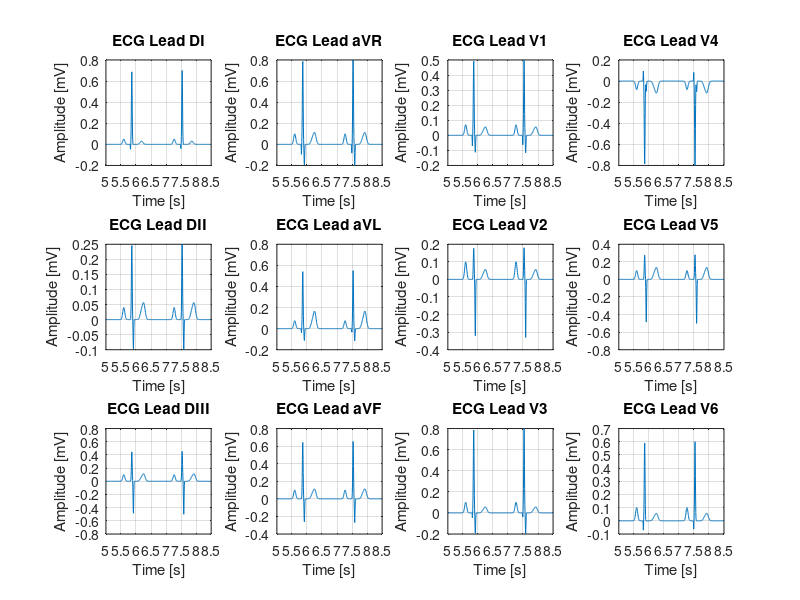

This figure's MATLAB source:
%CÓDIGO HEartLab - Artificial ECG Signal Generator - Versão 1 - 04/07/2024
%Author - José Junior

%Clear the Command Window and Workspace
clc; clear;

%Constants for Offset and Exponent Values
NP = 240;  NQ = 9000;  NR = 1800;  NS = 3000;  NT = 138;    NTT = 138;
DP = 0.5;  DQ = 0.08;  DR = 0;     DS = -0.1;  DT = -0.75;  DTT = -0.6;

%Constants for Frequency Values and Time Conversion Factor
k = 1.25;  CD = 0.4;

%Test Vector to Traverse 12 ECG Leads
VTT = 1:12;

%Vectors to Store Function Point Values
VZAs = cell(1, 12); %Vector to Store Amplitude
VZTs = cell(1, 12); %Vector to Store Time of Amplitude Recording

%Main FOR Loop - Traverses the 12 ECG Leads
for i = 1:12
    
    vt = VTT(i); %Variable that Automatically Selects One of the 12 ECG Leads
    
    switch vt %Test the Variable Value and Assign Amplitude Values (A)
        case 1 %ECG Lead DI
           AP = 0.05;  AQ = -0.05;   AR = 0.7;   AS = -0.002; AT = 0.001; ATT = 0.03;
        case 2 %ECG Lead DII
           AP = 0.1;   AQ = -0.1;    AR = 0.8;   AS = -0.2;   AT = 0.1;   ATT = 0.05;
        case 3 %ECG Lead DIII
           AP = 0.07;  AQ = -0.075;  AR = 0.5;   AS = -0.116; AT = 0.05;  ATT = 0.025;
        case 4 %ECG Lead aVR 
           AP = -0.08; AQ = 0.1;     AR = -0.8;  AS = -0.1;   AT = -0.1;  ATT = -0.05;
        case 5 %ECG Lead aVL 
           AP = 0.04;  AQ = 0;       AR = 0.25;  AS = -0.1;   AT = 0.05;  ATT = 0.025;
        case 6 %ECG Lead aVF
           AP = 0.075; AQ = -0.0416; AR = 0.55;  AS = -0.116; AT = 0.15;  ATT = 0.0625;
        case 7 %ECG Lead V1 
           AP = 0.1;   AQ = 0;       AR = 0.18;  AS = -0.33;  AT = 0.05;  ATT = 0.025;
        case 8 %ECG Lead V2
           AP = 0.1;   AQ = 0;       AR = 0.28;  AS = -0.5;   AT = 0.12;  ATT = 0.06;
        case 9 %ECG Lead V3
           AP = 0.1;   AQ = 0;       AR = 0.453; AS = -0.5;   AT = 0.1;   ATT = 0.05;
        case 10 %ECG Lead V4
           AP = 0.1;   AQ = 0;       AR = 0.653; AS = -0.27;  AT = 0.1;   ATT = 0.05;
        case 11 %ECG Lead V5
           AP = 0.1;   AQ = -0.05;   AR = 0.8;   AS = -0.2;   AT = 0.05;  ATT = 0.025;
        case 12 %ECG Lead V6
           AP = 0.1;   AQ = -0.075;  AR = 0.6;   AS = -0.002; AT = 0.05;  ATT = 0.025;
    end %End of Switch

%Define the Time Variable and Command Auxiliary Variable
    t = 0;  vc = 0;

%Define the Vectors to Store Amplitude and Time
    VZA = zeros(1,10000);  VZT = zeros(1,10000);

%FOR Loop for Calculating Function Values

    for j = 0:0.01:30 %Increment of 0.01 corresponds to the Sampling Time Value in seconds.
        
        t = t + j; %Assign Sampling Value
        t = t * CD; %Convert Time Value
        vc = vc + 1; %Command Auxiliary Variable

        FP = sin((k * j) + DP);   FP = (FP)^(NP);    FP = FP * AP; %Calculation of P Wave
        FQ = sin((k * j) + DQ);   FQ = (FQ)^(NQ);    FQ = FQ * AQ; %Calculation of Q Wave
        FR = sin((k * j) + DR);   FR = (FR)^(NR);    FR = FR * AR; %Calculation of R Wave
        FS = sin((k * j) + DS);   FS = (FS)^(NS);    FS = FS * AS; %Calculation of S Wave
        FT = sin((k * j) + DT);   FT = (FT)^(NT);    FT = FT * AT; %Calculation of T Wave
        FTT = sin((k * j) + DTT); FTT = (FTT)^(NTT); FTT = FTT * ATT; %Calculation of TT Wave

        FF = FP + FQ + FR + FS + FT + FTT; %Sum of Amplitudes P, Q, R, S, T, and TT

%Store the Calculated Amplitude and Time Values

        VZA(vc) = FF; %Vector for Amplitude    
        VZT(vc) = t;  %Vector for Time

    end %End of FOR Loop for Calculation

%Store Amplitude and Time Values for the 12 ECG Leads

    VZAs{i} = VZA; %Store Amplitude Values in Cell i
    VZTs{i} = VZT; %Store Time Values in Cell i

end %End of Main FOR Loop

%Clear Variables that Will No Longer Be Used - Part 1
clear AP AQ AR AS AT ATT DP DQ DR DS DT DTT NP NQ NR NS NT NTT
clear FP FQ FR FS FT FTT FF CD vc vt VTT  i  j  t  k VZA VZT

%Plot the Electrocardiogram
figure;

%Vector with Lead Names
name_lead = {'DI','aVR','V1','V4','DII','aVL','V2','V5','DIII','aVF','V3','V6'};

%FOR Loop to Traverse All Cells to Plot the 12 ECGs
for i = 1:12
    subplot(3,4,i); %Arrangement of 12 Figures - 3 rows and 4 columns

    %Choose the Time Range for Plotting
    ti = 5;   %Initial Time
    tf = 8.5;  %Final Time
    
    %Determine the Index for the Specified Time Interval
    idx = find(VZTs{i} >= ti & VZTs{i} <= tf);
    
    %Plot Amplitude and Time Values
    plot(VZTs{i}(idx), VZAs{i}(idx));
    
    %Graph Parameters
    title(sprintf('ECG Lead %s', name_lead{i}));
    xlabel('Time [s]');
    ylabel('Amplitude [mV]');
    grid on;
end %End of FOR Loop for Plotting

%Clear Variables that Will No Longer Be Used - Part 2
clear i ti tf idx

%Export Data
save('ECG_data.mat', 'VZTs', 'VZAs', 'name_lead'); %Export Data in .mat Format